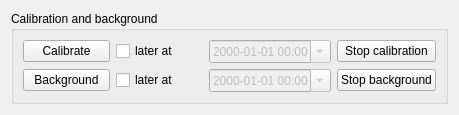
<?xml version="1.0" encoding="UTF-8"?>
<ui version="4.0">
 <class>CAndBForm</class>
 <widget class="QWidget" name="CAndBForm">
  <property name="geometry">
   <rect>
    <x>0</x>
    <y>0</y>
    <width>459</width>
    <height>114</height>
   </rect>
  </property>
  <property name="windowTitle">
   <string>Form</string>
  </property>
  <layout class="QVBoxLayout" name="verticalLayout">
   <item>
    <widget class="QGroupBox" name="groupBox">
     <property name="title">
      <string>Calibration and background</string>
     </property>
     <layout class="QGridLayout" name="gridLayout_2">
      <item row="1" column="2">
       <widget class="QDateTimeEdit" name="bgDateTimeEdit">
        <property name="enabled">
         <bool>false</bool>
        </property>
        <property name="displayFormat">
         <string>yyyy-MM-dd hh:mm</string>
        </property>
        <property name="calendarPopup">
         <bool>true</bool>
        </property>
       </widget>
      </item>
      <item row="0" column="0">
       <widget class="QPushButton" name="calibrateButton">
        <property name="text">
         <string>Calibrate</string>
        </property>
       </widget>
      </item>
      <item row="0" column="2">
       <widget class="QDateTimeEdit" name="calDateTimeEdit">
        <property name="enabled">
         <bool>false</bool>
        </property>
        <property name="displayFormat">
         <string>yyyy-MM-dd hh:mm</string>
        </property>
        <property name="calendarPopup">
         <bool>true</bool>
        </property>
       </widget>
      </item>
      <item row="1" column="0">
       <widget class="QPushButton" name="backgroundButton">
        <property name="text">
         <string>Background</string>
        </property>
       </widget>
      </item>
      <item row="0" column="1">
       <widget class="QCheckBox" name="calCheckBox">
        <property name="text">
         <string>later at</string>
        </property>
       </widget>
      </item>
      <item row="1" column="1">
       <widget class="QCheckBox" name="bgCheckBox">
        <property name="text">
         <string>later at</string>
        </property>
       </widget>
      </item>
      <item row="0" column="3">
       <widget class="QPushButton" name="stopCalPushButton">
        <property name="text">
         <string>Stop calibration</string>
        </property>
       </widget>
      </item>
      <item row="1" column="3">
       <widget class="QPushButton" name="stopBgPushButton">
        <property name="text">
         <string>Stop background</string>
        </property>
       </widget>
      </item>
     </layout>
    </widget>
   </item>
  </layout>
 </widget>
 <resources/>
 <connections/>
</ui>
